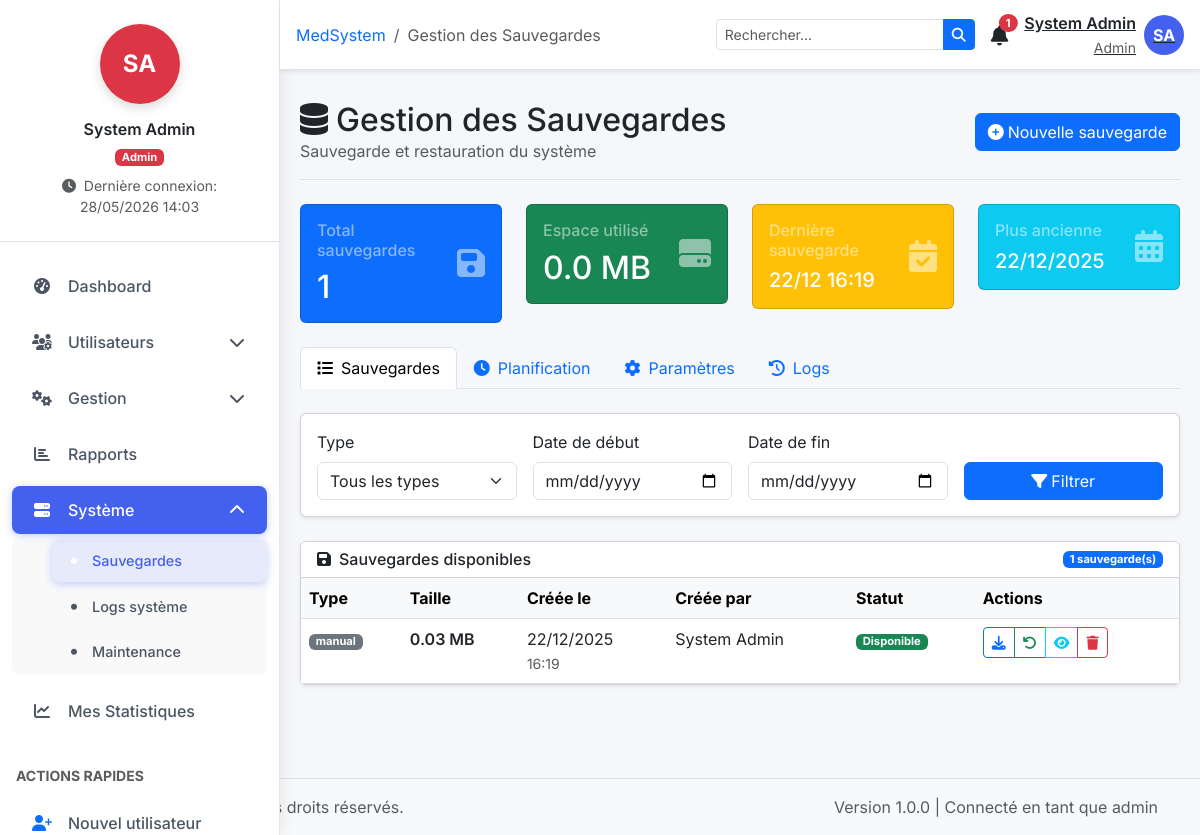
Screenshot of /admin/sauvegardes.php (signed in) with the database file from the repository.
### tables this page shows
CREATE TABLE `backup_history` (
  `id` int(11) NOT NULL,
  `backup_type` varchar(50) NOT NULL,
  `filename` varchar(255) NOT NULL,
  `size_mb` decimal(10,2) DEFAULT NULL,
  `created_by` int(11) DEFAULT NULL,
  `created_at` timestamp NOT NULL DEFAULT CURRENT_TIMESTAMP
);

CREATE TABLE `utilisateurs` (
  `id` int(11) NOT NULL,
  `nom` varchar(50) NOT NULL,
  `prenom` varchar(50) NOT NULL,
  `email` varchar(100) NOT NULL,
  `password` varchar(255) NOT NULL,
  `role` enum('docteur','secretaire','assistant','admin') NOT NULL,
  `specialite` varchar(100) DEFAULT NULL,
  `telephone` varchar(20) DEFAULT NULL,
  `adresse` text,
  `date_naissance` date DEFAULT NULL,
  `sexe` enum('M','F') DEFAULT NULL,
  `photo` varchar(255) DEFAULT NULL,
  `statut` enum('actif','inactif','suspendu') DEFAULT 'inactif',
  `jours_consultation` varchar(190) DEFAULT NULL,
  `derniere_connexion` datetime DEFAULT NULL,
  `date_creation` timestamp NOT NULL DEFAULT CURRENT_TIMESTAMP,
  `signature` varchar(250) DEFAULT NULL,
  `date_modification` timestamp NOT NULL DEFAULT CURRENT_TIMESTAMP ON UPDATE CURRENT_TIMESTAMP,
  `verification_code` varchar(32) DEFAULT NULL,
  `otp_code` varchar(6) DEFAULT NULL,
  `otp_expires_at` datetime DEFAULT NULL,
  `email_verified_at` datetime DEFAULT NULL,
  `otp_verified` tinyint(1) DEFAULT '0'
);

### config/database.php (called while the page is built, shortened)
<?php
if (!function_exists('formatDate')) {
    function formatDate($date, $format = 'd/m/Y') {
        return date($format, strtotime($date));
    }
}
?>

### admin/sauvegardes.php (the view, shortened to what this page needs)
<?php
require_once '../config/database.php';
require_once '../includes/header.php';
$backup_types = [
    'complete' => 'Complète (Base + Fichiers)',
    'database' => 'Base de données uniquement',
    'files' => 'Fichiers uniquement',
    'incremental' => 'Incrémentielle'
];
$sauvegardes = $pdo->query("
    SELECT bh.*, u.nom, u.prenom
    FROM backup_history bh
    LEFT JOIN utilisateurs u ON bh.created_by = u.id
    ORDER BY bh.created_at DESC
")->fetchAll();
$stats = [
    'total' => $pdo->query("SELECT COUNT(*) FROM backup_history")->fetchColumn(),
    'total_size' => $pdo->query("SELECT SUM(size_mb) FROM backup_history")->fetchColumn(),
    'last_backup' => $pdo->query("SELECT MAX(created_at) FROM backup_history")->fetchColumn(),
    'oldest_backup' => $pdo->query("SELECT MIN(created_at) FROM backup_history")->fetchColumn()
];
?>
<div class="d-flex justify-content-between flex-wrap flex-md-nowrap align-items-center py-3 mb-4 border-bottom">
    <div>
        <h1 class="h2 mb-0">
            <i class="fas fa-database me-2"></i>Gestion des Sauvegardes
        </h1>
        <p class="text-muted mb-0">Sauvegarde et restauration du système</p>
    </div>
    <div class="btn-toolbar">
        <button type="button" class="btn btn-primary" data-bs-toggle="modal" data-bs-target="#createBackupModal">
            <i class="fas fa-plus-circle me-1"></i>Nouvelle sauvegarde
        </button>
    </div>
</div>
<div class="row mb-4">
    <div class="col-md-3">
        <div class="card stat-card bg-primary text-white">
            <div class="card-body">
                <div class="d-flex justify-content-between">
                    <div>
                        <h6 class="text-white-50">Total sauvegardes</h6>
                        <h2 class="mb-0"><?php echo $stats['total']; ?></h2>
                    </div>
                    <div class="align-self-center">
                        <i class="fas fa-save fa-2x opacity-50"></i>
                    </div>
                </div>
            </div>
        </div>
    </div>
    <div class="col-md-3">
        <div class="card stat-card bg-success text-white">
            <div class="card-body">
                <div class="d-flex justify-content-between">
                    <div>
                        <h6 class="text-white-50">Espace utilisé</h6>
                        <h2 class="mb-0"><?php echo number_format($stats['total_size'], 1); ?> MB</h2>
                    </div>
                    <div class="align-self-center">
                        <i class="fas fa-hdd fa-2x opacity-50"></i>
                    </div>
                </div>
            </div>
        </div>
    </div>
    <div class="col-md-3">
        <div class="card stat-card bg-warning text-white">
            <div class="card-body">
                <div class="d-flex justify-content-between">
                    <div>
                        <h6 class="text-white-50">Dernière sauvegarde</h6>
                        <h5 class="mb-0">
                            <?php echo $stats['last_backup'] ? formatDate($stats['last_backup'], 'd/m H:i') : 'Jamais'; ?>
                        </h5>
                    </div>
                    <div class="align-self-center">
                        <i class="fas fa-calendar-check fa-2x opacity-50"></i>
                    </div>
                </div>
            </div>
        </div>
    </div>
    <div class="col-md-3">
        <div class="card stat-card bg-info text-white">
            <div class="card-body">
                <div class="d-flex justify-content-between">
                    <div>
                        <h6 class="text-white-50">Plus ancienne</h6>
                        <h5 class="mb-0">
                            <?php echo $stats['oldest_backup'] ? formatDate($stats['oldest_backup'], 'd/m/Y') : 'N/A'; ?>
                        </h5>
                    </div>
                    <div class="align-self-center">
                        <i class="fas fa-calendar-alt fa-2x opacity-50"></i>
                    </div>
                </div>
            </div>
        </div>
    </div>
</div>
<ul class="nav nav-tabs mb-4" id="backupTabs" role="tablist">
    <li class="nav-item" role="presentation">
        <button class="nav-link active" id="list-tab" data-bs-toggle="tab"
                data-bs-target="#list" type="button">
            <i class="fas fa-list me-2"></i>Sauvegardes
        </button>
    </li>
    <li class="nav-item" role="presentation">
        <button class="nav-link" id="schedule-tab" data-bs-toggle="tab"
                data-bs-target="#schedule" type="button">
            <i class="fas fa-clock me-2"></i>Planification
        </button>
    </li>
    <li class="nav-item" role="presentation">
        <button class="nav-link" id="settings-tab" data-bs-toggle="tab"
                data-bs-target="#settings" type="button">
            <i class="fas fa-cog me-2"></i>Paramètres
        </button>
    </li>
    <li class="nav-item" role="presentation">
        <button class="nav-link" id="logs-tab" data-bs-toggle="tab"
                data-bs-target="#logs" type="button">
            <i class="fas fa-history me-2"></i>Logs
        </button>
    </li>
</ul>
<div class="tab-content" id="backupTabsContent">
    <div class="tab-pane fade show active" id="list" role="tabpanel">
        <div class="card shadow-sm mb-4">
            <div class="card-body">
                <form method="GET" class="row g-3 align-items-end">
                    <div class="col-md-3">
                        <label class="form-label">Type</label>
                        <select class="form-select" name="type">
                            <option value="">Tous les types</option>
                        </select>
                    </div>
                    <div class="col-md-3">
                        <label class="form-label">Date de début</label>
                        <input type="date" class="form-control" name="date_from"
                               value="<?php echo $_GET['date_from'] ?? ''; ?>">
                    </div>
                    <div class="col-md-3">
                        <label class="form-label">Date de fin</label>
                        <input type="date" class="form-control" name="date_to"
                               value="<?php echo $_GET['date_to'] ?? ''; ?>">
                    </div>
                    <div class="col-md-3">
                        <button type="submit" class="btn btn-primary w-100">
                            <i class="fas fa-filter me-1"></i>Filtrer
                        </button>
                    </div>
                </form>
            </div>
        </div>
        <div class="card shadow-sm">
            <div class="card-header bg-white d-flex justify-content-between align-items-center">
                <h6 class="mb-0"><i class="fas fa-save me-2"></i>Sauvegardes disponibles</h6>
                <span class="badge bg-primary"><?php echo count($sauvegardes); ?> sauvegarde(s)</span>
            </div>
            <div class="card-body p-0">
                <?php if (empty($sauvegardes)): ?>
                <div class="text-center py-5">
                    <i class="fas fa-database fa-3x text-muted mb-3"></i>
                    <h6 class="text-muted">Aucune sauvegarde disponible</h6>
                    <p class="text-muted small">Créez votre première sauvegarde pour protéger vos données</p>
                    <button type="button" class="btn btn-primary btn-sm" data-bs-toggle="modal"
                            data-bs-target="#createBackupModal">
                        <i class="fas fa-plus me-1"></i>Créer une sauvegarde
                    </button>
                </div>
                <?php else: ?>
                <div class="table-responsive">
                    <table class="table table-hover mb-0">
                        <thead class="table-light">
                            <tr>
                                <th>Type</th>
                                <th>Taille</th>
                                <th>Créée le</th>
                                <th>Créée par</th>
                                <th>Statut</th>
                                <th>Actions</th>
                            </tr>
                        </thead>
                        <tbody>
                            <?php foreach ($sauvegardes as $backup):
                                $type_colors = [
                                    'complete' => 'primary',
                                    'database' => 'success',
                                    'files' => 'warning',
                                    'incremental' => 'info'
                                ];
                            ?>
                            <tr>
                                <td>
                                    <span class="badge bg-<?php echo $type_colors[$backup['backup_type']] ?? 'secondary'; ?>">
                                        <?php echo $backup_types[$backup['backup_type']] ?? $backup['backup_type']; ?>
                                    </span>
                                </td>
                                <td>
                                    <div class="fw-semibold"><?php echo number_format($backup['size_mb'], 2); ?> MB</div>
                                </td>
                                <td>
                                    <div><?php echo formatDate($backup['created_at'], 'd/m/Y'); ?></div>
                                    <small class="text-muted"><?php echo formatDate($backup['created_at'], 'H:i'); ?></small>
                                </td>
                                <td>
                                    <?php if ($backup['nom']): ?>
                                    <div><?php echo $backup['prenom'] . ' ' . $backup['nom']; ?></div>
                                    <?php else: ?>
                                    <span class="text-muted">Système</span>
                                    <?php endif; ?>
                                </td>
                                <td>
                                    <?php
                                    $backup_dir = '../backups/';
                                    $filepath = $backup_dir . $backup['filename'];
                                    $file_exists = file_exists($filepath);
                                    ?>
                                    <?php if ($file_exists): ?>
                                    <span class="badge bg-success">Disponible</span>
                                    <?php else: ?>
                                    <span class="badge bg-danger">Fichier manquant</span>
                                    <?php endif; ?>
                                </td>
                                <td>
                                    <div class="btn-group btn-group-sm">
                                        <?php if ($file_exists): ?>
                                        <button type="button" class="btn btn-outline-primary"
                                                onclick="downloadBackup(<?php echo $backup['id']; ?>)">
                                            <i class="fas fa-download"></i>
                                        </button>
                                        <button type="button" class="btn btn-outline-success"
                                                onclick="showRestoreModal(<?php echo $backup['id']; ?>)">
                                            <i class="fas fa-undo"></i>
                                        </button>
                                        <?php endif; ?>
                                        <button type="button" class="btn btn-outline-info"
                                                onclick="showBackupDetails(<?php echo $backup['id']; ?>)">
                                            <i class="fas fa-eye"></i>
                                        </button>
                                        <button type="button" class="btn btn-outline-danger"
                                                onclick="showDeleteModal(<?php echo $backup['id']; ?>)">
                                            <i class="fas fa-trash"></i>
                                        </button>
                                    </div>
                                </td>
                            </tr>
                            <?php endforeach; ?>
                        </tbody>
                    </table>
                </div>
                <?php endif; ?>
            </div>
        </div>
    </div>
</div>
<?php
require_once '../includes/footer.php';
?>

### includes/header.php (style rules this page uses)
:root { --primary: #4361ee; --primary-dark: #3a56d4; --primary-light: #edf2ff; --sidebar-width: 280px; }
body { font-family: 'Inter', sans-serif; background-color: #f5f7fb; overflow-x: hidden; }
html { scrollbar-color: var(--primary); -webkit-backdrop-filter: blur(); }

### includes/sidebar.php (style rules this page uses)
.badge { font-size: 0.7rem; padding: 0.25em 0.6em; }

### rows the page displays
backup_history: size_mb "0.0", created_at "22/12 16:19", created_at "22/12/2025", backup_type "manual", size_mb "0.03", created_at "16:19", created_by.prenom "System", created_by.nom "Admin", shows "Disponible"

### other values shown
$initials "SA"
$_SESSION['prenom'] "System"
$_SESSION['nom'] "Admin"
$role "Admin"
$_SESSION['last_login'] "28/05/2026 14:03"
$menu['title'] "Dashboard"
$menu['title'] "Utilisateurs"
$menu['title'] "Gestion"
$menu['title'] "Rapports"
$menu['title'] "Système"
$subitem['title'] "Sauvegardes"
$subitem['title'] "Logs système"
$subitem['title'] "Maintenance"
$menu['title'] "Mes Statistiques"
$title "Gestion des Sauvegardes"
